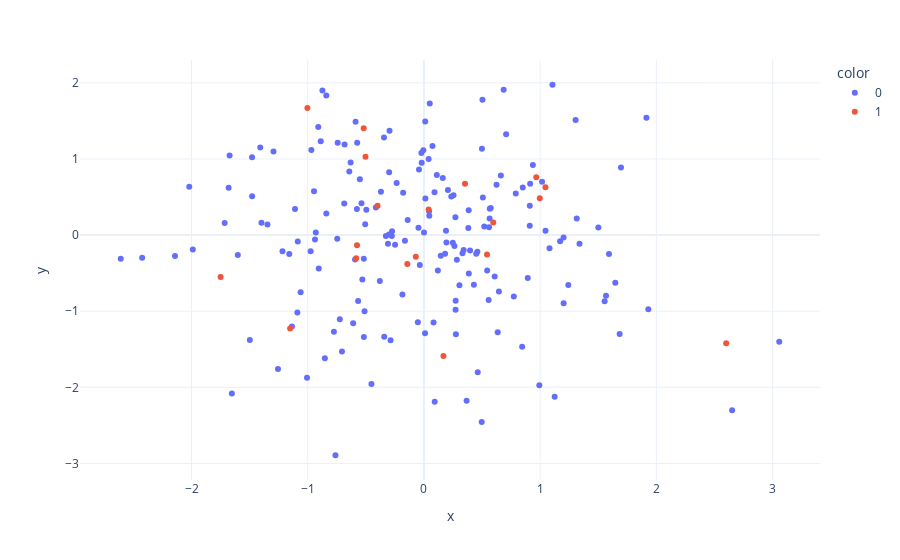

Notebook code cell kept with this figure:
### Code cell
px.scatter(x=X[:, 0], y=X[:, 1], color=pd.Categorical(y))

### Figure 1 — Plotly figure (JSON) as saved in the notebook; plotly's stock layout.template omitted (floating-point values rounded to 4 significant figures; data arrays with more than 128 entries replaced by an {"elided": "..."} marker saying what was removed)
{"data": [{"hovertemplate": "color=0<br>x=%{x}<br>y=%{y}<extra></extra>", "legendgroup": "0", "marker": {"color": "#636efa", "symbol": "circle"}, "mode": "markers", "name": "0", "orientation": "v", "showlegend": true, "type": "scatter", "x": {"elided": "181 float values"}, "xaxis": "x", "y": {"elided": "181 float values"}, "yaxis": "y"}, {"hovertemplate": "color=1<br>x=%{x}<br>y=%{y}<extra></extra>", "legendgroup": "1", "marker": {"color": "#EF553B", "symbol": "circle"}, "mode": "markers", "name": "1", "orientation": "v", "showlegend": true, "type": "scatter", "x": [-0.5183, -0.3994, -0.1432, -1.151, 0.1679, 0.04034, -0.5758, 0.5967, 0.3535, 0.9665, 1.046, -0.06986, -1.75, -0.5831, -0.5029, 2.601, 0.5427, 0.9967, -1.003], "xaxis": "x", "y": [1.402, 0.3866, -0.3796, -1.226, -1.59, 0.3356, -0.1339, 0.1651, 0.6754, 0.7608, 0.6282, -0.2832, -0.5498, -0.3047, 1.03, -1.42, -0.256, 0.4834, 1.671], "yaxis": "y"}], "layout": {"legend": {"title": {"text": "color"}, "tracegroupgap": 0}, "margin": {"t": 60}, "xaxis": {"anchor": "y", "domain": [0, 1], "title": {"text": "x"}}, "yaxis": {"anchor": "x", "domain": [0, 1], "title": {"text": "y"}}}}
